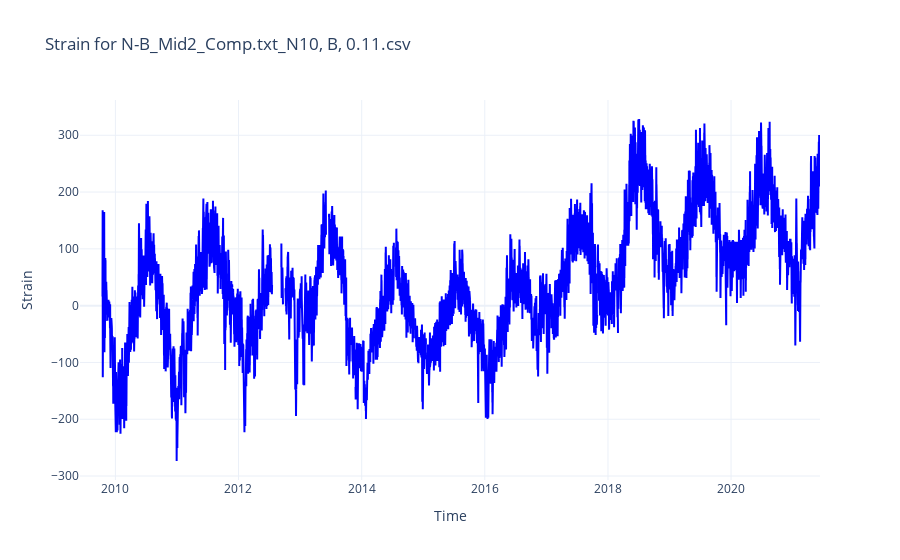

Notebook code for this chart:
### Code cell
fig = go.Figure()

# Add traces for the different data series
fig.add_trace(go.Scatter(x=df_filled['Time'], y=df_filled['Strain'], mode='lines', name='Original', line=dict(color='blue')))


# Add labels
fig.update_layout(
    title=f'Strain for {file}',
    xaxis_title='Time',
    yaxis_title='Strain',
    template='plotly_white'
)

# Show the plot
fig.show()

### Figure 1 — Plotly figure (JSON) as saved in the notebook; plotly's stock layout.template omitted (floating-point values rounded to 4 significant figures; data arrays with more than 128 entries replaced by an {"elided": "..."} marker saying what was removed)
{"data": [{"line": {"color": "blue"}, "mode": "lines", "name": "Original", "type": "scatter", "x": {"elided": "26339 str values"}, "y": {"elided": "26339 float values"}}], "layout": {"title": {"text": "Strain for N-B_Mid2_Comp.txt_N10, B, 0.11.csv"}, "xaxis": {"title": {"text": "Time"}}, "yaxis": {"title": {"text": "Strain"}}}}
